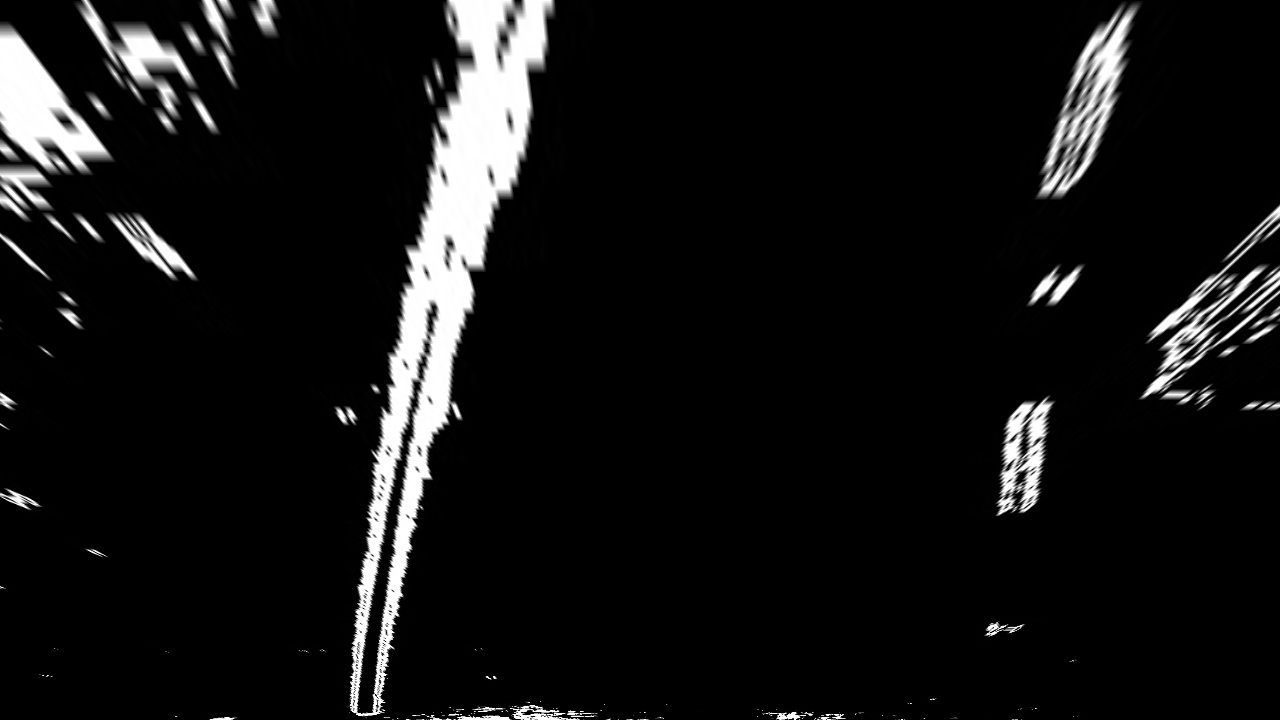
#> input picture examples/test6_threshed_wraped.jpg, 1280 x 720 px
$ python lane_detection.py   (older library calls are emulated)
#> lines starting #> are read from the running program, lines starting #| are printed output that depends on the picture
### helper/cal_curv.py
# functions for caluate the lan radius im meters

import numpy as np

# ym_per_pix = 30/720
# xm_per_pix = 3.7/700

Y_MAX = 720 # this is the image height
X_MAX = 1280 # this is the image width

QUADRATIC_COEFF = 3e-4 # this is for the test data genrate

# [29 lines left out: function generate_data, not called in this run]

def measure_curv(leftx, lefty, rightx, righty, ym_per_pix=30/720, xm_per_pix=3.7/700):
	'''
	Calcualtes the curvature of polynomial functions in meters and the offset from the lancenter
	'''
	# Transform pixel to meters
	leftx = leftx * xm_per_pix
	lefty = lefty * ym_per_pix
	rightx = rightx * xm_per_pix
	righty = righty * ym_per_pix

	# fit the polynomial
	left_fit_cr = np.polyfit(lefty, leftx, 2)
	right_fit_cr = np.polyfit(righty, rightx, 2)

	# Define y-value where we want radius of curvature
	# choose the maximum y-value
	y_eval = Y_MAX * ym_per_pix

	# Implement the caculation of R_curve
	# Caluate the radius R = (1+(2Ay+B)^2)^3/2 / (|2A|)
	radius_fun = lambda A, B, y: (1+(2*A*y+B)**2)**(3/2) / abs(2*A)

	left_curverad = radius_fun(left_fit_cr[0], left_fit_cr[1], y_eval)
	right_curverad = radius_fun(right_fit_cr[0], right_fit_cr[1], y_eval)

	return left_curverad, right_curverad

# [40 lines left out: functions measure_offset, test, not called in this run]

# [2 lines that do not run on import are left out]

# #######################################################################################
# # Calculate the radius of curvature in meters for both lane line
# # Should see values of 533.75 and 648.16 here, if using
# # the default `generate_data` function with given seed number
# # the offset should be 1280/2 - (200+900)/2 = 90 90*3.7/700=-0.4757(-0.4925)
# ########################################################################################

### helper/lane_detection.py
import numpy as np
import cv2
import matplotlib.pyplot as plt
import matplotlib.image as mpimg
import glob

def find_lane_pixels(binary_warped):
	"""
	find lane in a binary_warped image
	input: binary_warped image
	output: left/right lane pixel poistion and a drawed search image
	"""

	# Take a histogram of the bottom half of the image
	histogram = np.sum(binary_warped[binary_warped.shape[0]//2:,:], axis=0)

	# plt.plot(histogram)
	# plt.show()

	# Create an output image to draw on and visualize the result
	out_img = np.dstack((binary_warped, binary_warped, binary_warped))*255

	# Find the peak of the left and right havleve of the histogram
	# These will be the starting point for the left and right lines
	midpoint = np.int(histogram.shape[0]//2) # 1280/2=640
	leftx_base = np.argmax(histogram[:midpoint])
	rightx_base = np.argmax(histogram[midpoint:]) + midpoint

	# HYPERPARAMETERS
	# Choose the number of sliding windows
	nWindows = 9
	# Set the width of the windows +/- margin
	margin = 100
	# Set minimu number of pixels found to recenter window
	min_pix = 50
	# Set height of windows - based on nWindows above adn image shape
	window_height = np.int(binary_warped.shape[0]//nWindows)
	# Identify the x and y positions of all nonzero(i.e. activated) pixels in the image
	nonzero = binary_warped.nonzero()
	nonzeroy = np.array(nonzero[0]) # y is row, x is col
	nonzerox = np.array(nonzero[1])
	# Current postions to be updated later for each window in n_window
	leftx_current = leftx_base
	rightx_current = rightx_base

	# Create empty lists to receive left and right lane pixel indices
	left_lane_inds = []
	right_lane_inds = []

	for window in range(nWindows):
		# Identify window boundaries in x and y (and right and left)
		win_y_low = binary_warped.shape[0] - (window+1)*window_height
		win_y_high = binary_warped.shape[0] - window*window_height

		win_xleft_low = leftx_current - margin
		win_xleft_high = leftx_current + margin
		win_xright_low = rightx_current - margin
		win_xright_high = rightx_current + margin

		# Draw the windows on the visulization image
		cv2.rectangle(out_img, (win_xleft_low, win_y_low),
			(win_xleft_high, win_y_high), (0,255,0),2)
		cv2.rectangle(out_img, (win_xright_low, win_y_low),
			(win_xright_high, win_y_high), (0,255,0),2)

		# plt.imshow(out_img)
		# plt.show()

		good_left_inds = ((nonzeroy >= win_y_low) & (nonzeroy < win_y_high) &
			(nonzerox >= win_xleft_low) &  (nonzerox < win_xleft_high)).nonzero()[0]	# nonzero() return a tuple, get the list for tuple
		good_right_inds = ((nonzeroy >= win_y_low) & (nonzeroy < win_y_high) &
			(nonzerox >= win_xright_low) &  (nonzerox < win_xright_high)).nonzero()[0]	# nonzero() return a tuple, get the list for tuple

		# Append these indices to hte lists
		left_lane_inds.append(good_left_inds)
		right_lane_inds.append(good_right_inds)

		# # update the window center for next round window scan
		if len(good_left_inds) > min_pix:
			leftx_current = int(np.mean(nonzerox[good_left_inds]))
		if len(good_right_inds) > min_pix:
			rightx_current = int(np.mean(nonzerox[good_right_inds]))

	# Concatenate the arrays of indices (previously was a list of list)
	try:
		left_lane_inds = np.concatenate(left_lane_inds)
		right_lane_inds = np.concatenate(right_lane_inds)
	except ValueError:
		# Avoids an error if the above is not implemented fully
		pass

	# Extract left and right line pixel positions
	leftx = nonzerox[left_lane_inds]
	lefty = nonzeroy[left_lane_inds]
	rightx = nonzerox[right_lane_inds]
	righty = nonzeroy[right_lane_inds]
	# print(len(nonzerox))
	return (leftx, lefty, rightx, righty, out_img)

# [159 lines left out: function find_lane_pixels_v2, not called in this run]

def fit_polynomial(leftx, lefty, rightx, righty, out_img):
	"""
	fit left and right lane polynomi
	"""
	# check if there is search failure
	if leftx.size == 0 or lefty.size == 0:
		cv2.putText(out_img,"Search failure", (50,60), cv2.FONT_HERSHEY_SIMPLEX,2,(255,0,255),3)
		return out_img

	# line fit use np.ployfit, second order, note lefty is x, leftx is y, later use ploty to get plotx
	left_fit = np.polyfit(lefty, leftx, 2)
	right_fit = np.polyfit(righty, rightx, 2)
	# print(left_fit)
	# print(right_fit)

	left_lane_fun = np.poly1d(left_fit)
	right_lane_fun = np.poly1d(right_fit)

	# Generate x and y values for plotting
	ploty = np.linspace(0, out_img.shape[0]-1, out_img.shape[0])
	left_plotx = left_lane_fun(ploty)
	right_plotx = right_lane_fun(ploty)

	# Visualization
	# Colors in the left and right lane regions
	out_img[lefty, leftx] = [255, 0, 0]
	out_img[righty, rightx] = [0 ,0 , 255]

	# draw fit line(sue 9 stright line)
	for i in range(0, 9):
		cv2.line(out_img, (int(left_plotx[i*79]), int(ploty[i*79])), (int(left_plotx[(i+1)*79]), int(ploty[(i+1)*79])), (255,255,0),2)
		cv2.line(out_img, (int(right_plotx[i*79]), int(ploty[i*79])), (int(right_plotx[(i+1)*79]), int(ploty[(i+1)*79])), (255,255,0),2)

	# [6 lines of commented-out code are left out]
	return out_img

def get_polynomial(leftx, lefty, rightx, righty, img_size):


	left_fit = np.polyfit(lefty, leftx, 2)
	right_fit = np.polyfit(righty, rightx, 2)

	left_lane_fun = np.poly1d(left_fit)
	right_lane_fun = np.poly1d(right_fit)

	ploty = ploty = np.linspace(0, img_size[0]-1, img_size[0])
	left_fitx = left_lane_fun(ploty)
	right_fitx = right_lane_fun(ploty)

	return left_fitx, right_fitx, ploty

def lane_sanity_check(left_fitx, right_fitx, ploty):
	'''
	1. checking that they have similar curvature margin 10%
	2. checking that they are separated by approximately right distance horizontally
	tranform calibration distence 1280/2 margin 640, 5%(610-670) is good search, 15%(545-730) is detected
	3. Checking that they are roughly parallel, check the another side if 1280/4 margin 10%
	'''
	flag = True
	lane_distance_bot = right_fitx[720] - left_fitx[720]
	lane_distance_mid = right_fitx[320] - left_fitx[320]
	lane_distance_top = right_fitx[0] - left_fitx[0]

	# tranform calibration distence 1280/2 is 640, 5%(610-670) is good search, 15%(545-730) is detected
	if ((lane_distance_bot < 545) or (lane_distance_bot > 730)): flag = False
	if ((lane_distance_mid < 545) or (lane_distance_mid > 730)): flag = False
	if ((lane_distance_top < 500) or (lane_distance_top > 730)): flag = False # change top to 500, in some frame, the road in not flat, the lane will be small far from camera

	return flag, lane_distance_bot, lane_distance_mid, lane_distance_top

# [55 lines left out: functions lane_sanity_check_challenge, lane_sanity_check_harder, test, not called in this run]

def test(binary_image_file, search="v1"):
	# read the image and change to binary(when write binary to RGB *255)
#> called with binary_image_file = '../examples/test6_threshed_wraped.jpg', search = 'v1'
	binary_warped = mpimg.imread(binary_image_file)
#> binary_warped is the input picture: shape (720, 1280, 3); min 0, max 255, mean 19.4
	binary_warped = binary_warped[:,:,0] / 255 # get 1 channel, three channel is same
#> binary_warped: shape (720, 1280) float64
	plt.figure(),plt.imshow(binary_warped, cmap='gray'),plt.show()
	from cal_curv import measure_curv
	img_size = (binary_warped.shape[1], binary_warped.shape[0])

	# check the search flag to decide use which search function
	if search == "v1":
		leftx, lefty, rightx, righty, out_img = find_lane_pixels(binary_warped)
#> in find_lane_pixels, `histogram = np.sum(binary_warped[binary_warped.shape[0]//2:,:], axis=0)`: histogram = 1280 values, max 192.1 at index 392, min 0 at index 112, mean 13.95
#> in find_lane_pixels, `leftx_base = np.argmax(histogram[:midpoint])`: leftx_base = 392
#> in find_lane_pixels, `rightx_base = np.argmax(histogram[midpoint:]) + midpoint`: rightx_base = 1032
#> in find_lane_pixels, `nonzero = binary_warped.nonzero()`: nonzero = 168758 positions, rows 0 to 719, columns 0 to 1279
#> in find_lane_pixels, `leftx_current = leftx_base`: leftx_current = 392
#> in find_lane_pixels, `rightx_current = rightx_base`: rightx_current = 1032
#> the loop in find_lane_pixels, `for window in range(nWindows):` made 9 passes
#> (win_xleft_low, win_xleft_high, win_xright_low, win_xright_high, leftx_current, rightx_current) on passes 1 to 8: (292, 492, 932, 1132, 386, 1014), (286, 486, 914, 1114, 378, 1004), (278, 478, 904, 1104, 393, 1011), (293, 493, 911, 1111, 402, 1032), (302, 502, 932, 1132, 418, 1080), (318, 518, 980, 1180, 440, 1051), (340, 540, 951, 1151, 463, 1055), (363, 563, 955, 1155, 478, 1090)
#> after the loop in find_lane_pixels, `for window in range(nWindows):`:
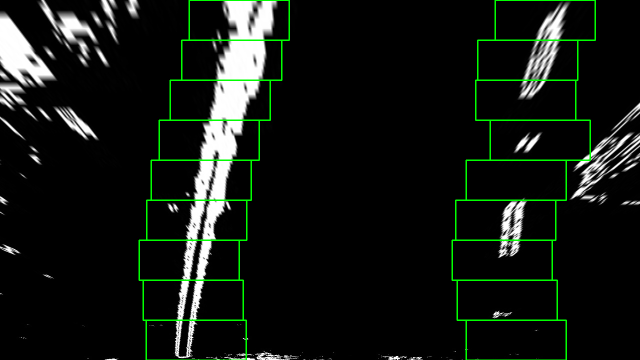
#> out_img: shape (720, 1280, 3) float64 (shown at 1/2 size); mean of channels 0, 1, 2 18.8, 24.4, 18.8; drawn as R, G, B
#> after the loop in find_lane_pixels, `for window in range(nWindows):`: left_lane_inds = 9 items
	elif search == "v2":
		leftx, lefty, rightx, righty, out_img = find_lane_pixels_v2(binary_warped)
	else:
		print("Search file is not correct!!")
		return 1
	# plt.figure(),plt.imshow(out_img)

	if len(leftx)==0 or len(rightx) == 0:
		print("Search Failure")
		return

	left_fitx, right_fitx, ploty = get_polynomial(leftx, lefty, rightx, righty, img_size)
#> in get_polynomial, `left_fit = np.polyfit(lefty, leftx, 2)`: left_fit = [0.000199, -0.338, 516.3]
#> in get_polynomial, `right_fit = np.polyfit(righty, rightx, 2)`: right_fit = [0.000212, -0.307, 1123.6]
#> in get_polynomial, `left_fitx = left_lane_fun(ploty)`: left_fitx = 1280 values, max 516.3 at index 0, min 373.2 at index 847, mean 409.1
#> in get_polynomial, `right_fitx = right_lane_fun(ploty)`: right_fitx = 1280 values, max 1123.6 at index 0, min 1012.6 at index 723, mean 1043
#> ploty = 1280 values from 0 to 1279
	left_curverad, right_curverad = measure_curv(leftx, lefty, rightx, righty, ym_per_pix=30/720, xm_per_pix=3.7/700)
#> in measure_curv, `left_fit_cr = np.polyfit(lefty, leftx, 2)`: left_fit_cr = [0.000607, -0.0428, 2.73]
#> in measure_curv, `right_fit_cr = np.polyfit(righty, rightx, 2)`: right_fit_cr = [0.000646, -0.0389, 5.94]
#> in measure_curv, `left_curverad = radius_fun(left_fit_cr[0], left_fit_cr[1], y_eval)`: left_curverad = 824
#> in measure_curv, `right_curverad = radius_fun(right_fit_cr[0], right_fit_cr[1], y_eval)`: right_curverad = 774
#> left_curverad = 824; right_curverad = 774
	flag, lane_distance_bot, lane_distance_mid, lane_distance_top = lane_sanity_check(left_fitx, right_fitx, ploty)
#> in lane_sanity_check, `lane_distance_bot = right_fitx[720] - left_fitx[720]`: lane_distance_bot = 636.1
#> in lane_sanity_check, `lane_distance_mid = right_fitx[320] - left_fitx[320]`: lane_distance_mid = 618.5
#> in lane_sanity_check, `lane_distance_top = right_fitx[0] - left_fitx[0]`: lane_distance_top = 607.3
#> flag = True; lane_distance_bot = 636.1; lane_distance_mid = 618.5; lane_distance_top = 607.3

	cur_left = "left: {}".format(int(left_curverad))
#> cur_left = 'left: 823'
	cur_right = "right: {}".format(int(right_curverad))
#> cur_right = 'right: 773'
	info_str = "{}, {}, {}, {}".format(flag, int(lane_distance_bot), int(lane_distance_mid), int(lane_distance_top))
#> info_str = 'True, 636, 618, 607'
	out_img = fit_polynomial(leftx, lefty, rightx, righty, out_img)
#> in fit_polynomial, `left_fit = np.polyfit(lefty, leftx, 2)`: left_fit = [0.000199, -0.338, 516.3]
#> in fit_polynomial, `right_fit = np.polyfit(righty, rightx, 2)`: right_fit = [0.000212, -0.307, 1123.6]
#> in fit_polynomial, `left_plotx = left_lane_fun(ploty)`: left_plotx = 720 values, max 516.3 at index 0, min 376.5 at index 719, mean 429.3
#> in fit_polynomial, `right_plotx = right_lane_fun(ploty)`: right_plotx = 720 values, max 1123.6 at index 0, min 1012.6 at index 719, mean 1049.8
#> in fit_polynomial, `out_img[righty, rightx] = [0 ,0 , 255]`:
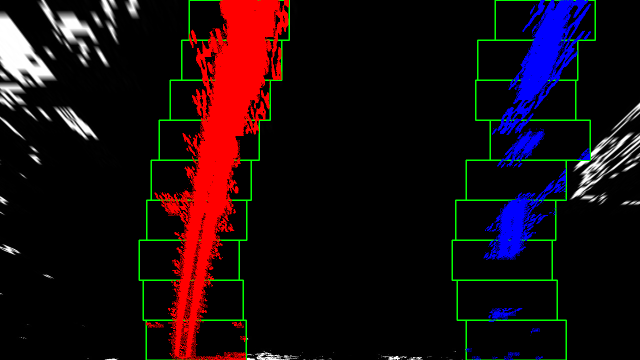
#> out_img: shape (720, 1280, 3) float64 (shown at 1/2 size); mean of channels 0, 1, 2 24.2, 10.7, 14.3; drawn as R, G, B
	cv2.putText(out_img,cur_left, (50,580), cv2.FONT_HERSHEY_SIMPLEX,2,(255,0,255),3)
	cv2.putText(out_img,cur_right, (50,640), cv2.FONT_HERSHEY_SIMPLEX,2,(255,0,255),3)
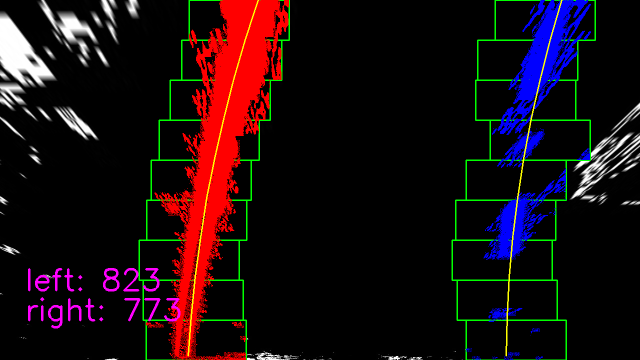
#> out_img: shape (720, 1280, 3) float64 (shown at 1/2 size); mean of channels 0, 1, 2 26.5, 11.8, 15.7; drawn as R, G, B
	cv2.putText(out_img,info_str, (50,700), cv2.FONT_HERSHEY_SIMPLEX,2,(255,0,255),3)


	plt.figure(),plt.imshow(out_img)
	plt.show()
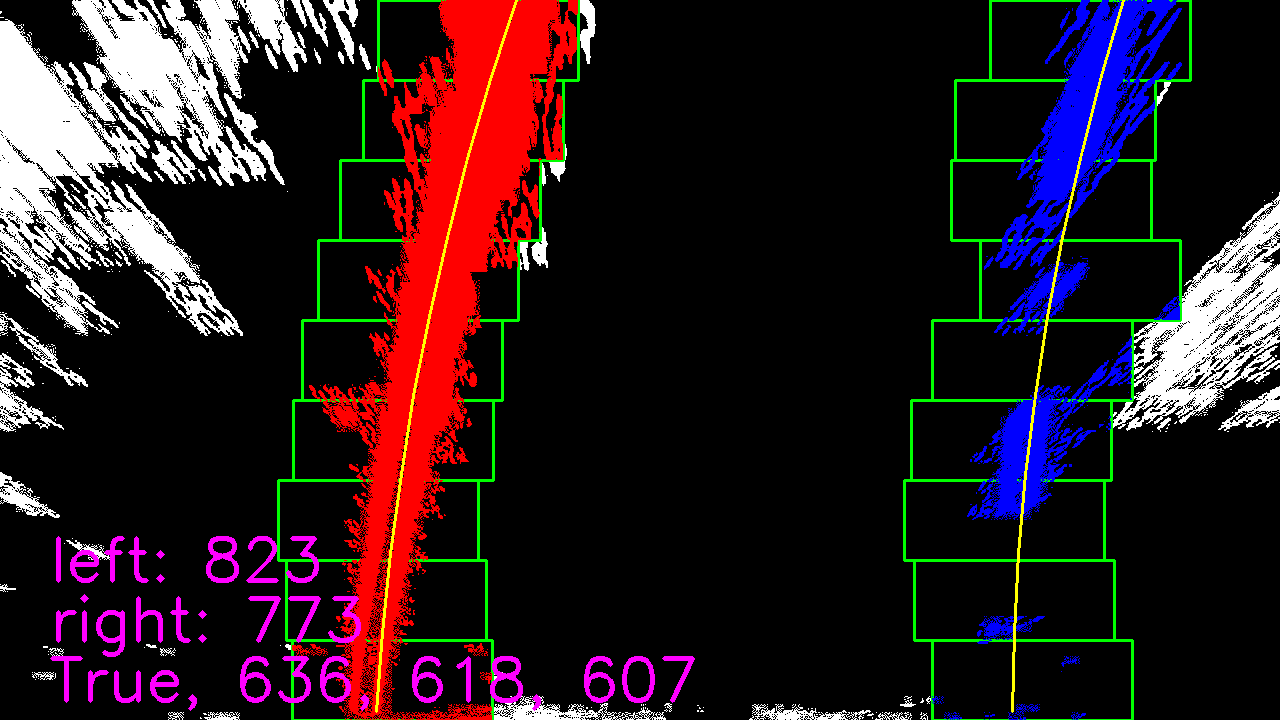
#> shown: shape (720, 1280, 3) float64; mean R, G, B 0.167, 0.102, 0.124

if __name__ == '__main__':
	# test('../output_images/project/wraped/test6.jpg')
	test('../examples/test6_threshed_wraped.jpg', search="v1")
